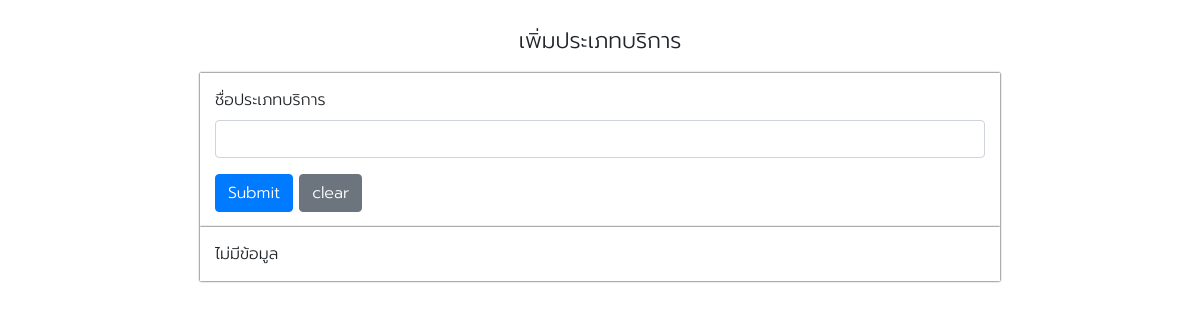
The app's page /admin/registerServiceType.php, older data.
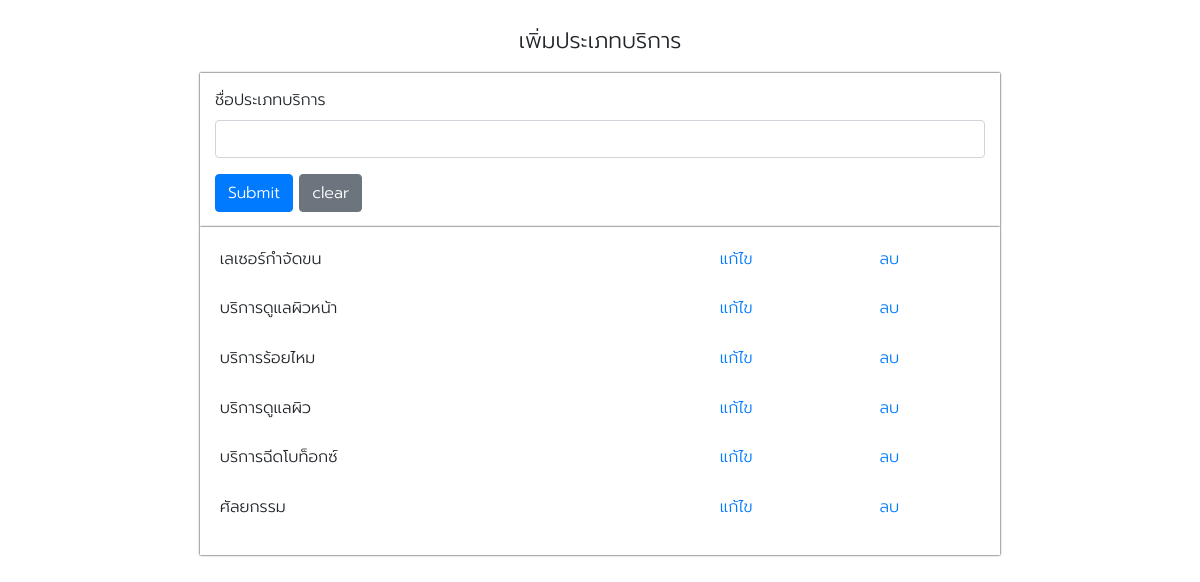
The same page, newer data.
### tables this page shows
CREATE TABLE `servicetype` (
  `serviceType_ID` int(5) NOT NULL,
  `serviceType_Name` varchar(50) DEFAULT NULL
);

### admin/registerServiceType.php (the view, shortened to what this page needs)
<!DOCTYPE html>
<html lang="en" dir="ltr">
  <head>
    <link rel="stylesheet" href="../css/bootstrap.css">
    <link rel="stylesheet" href="../css/webstyle.css">
    <link rel="stylesheet" href="https://cdnjs.cloudflare.com/ajax/libs/animate.css/4.1.1/animate.min.css"  />
  </head>
  <body class="Myfont">
  <?php    include ('navbar.php');  ?>
        <br>
        <p class="text-center" style="font-size:22px;" name="register">เพิ่มประเภทบริการ</p>
        <div class="container col-lg-8" style="box-shadow:0px 0px 2px #000; padding:15px; background-color: #FFF;">
        <form action="AddServiceType.php" method="post" enctype="multipart/form-data">
        <div class="form-group">
        <label for="serviceType_Name">ชื่อประเภทบริการ</label>
        <input  name="serviceType_Name" id="serviceType_Name" type="text" class="form-control "  required >
        </div>
        <button name="submit" type="submit" class="btn btn-primary">Submit</button>
        <button type="clear" class="btn btn-secondary">clear</button>
        </form>
        </div>
   <div class="container col-lg-8" style="box-shadow:0px 0px 2px #000; padding:15px; background-color: #FFF;">
    <?php
      $query1 = "SELECT * FROM servicetype ";
      $result1 = mysqli_query($dbConnect, $query1);
      if(mysqli_affected_rows($dbConnect)==0){
        echo "ไม่มีข้อมูล";
      ?>
    <?php } while($row2 = mysqli_fetch_array($result1)){ ?>
      <div class="table-responsive ">
     <table class=" table table-sm text-left table-hover table-borderless ">
      <tr>
        <td width="500"><a><?php echo $row2['serviceType_Name']; ?></a></td>
        <td>  <a href="editeServiceType.php?serviceType_ID=<?=$row2['serviceType_ID'];?>" >แก้ไข</a></td>
        <td><a onclick="return confirm('confirm Delete ?')"  href="deleteServiceType.php?serviceType_ID=<?=$row2['serviceType_ID']; ?>" >ลบ</a></td>
      </tr>
</table>
</div>
<?php }  ?>
</div>
<br><br>
</body>
</html>

### css/webstyle.css (style rules this page uses)
.Myfont { font-family: 'Prompt-Light'; }

Row changes from the older to the newer data that the page shows:
added servicetype: serviceType_Name "เลเซอร์กำจัดขน"
added servicetype: serviceType_Name "บริการดูแลผิวหน้า"
added servicetype: serviceType_Name "บริการร้อยไหม"
added servicetype: serviceType_Name "บริการดูแลผิว"
added servicetype: serviceType_Name "บริการฉีดโบท็อกซ์"
added servicetype: serviceType_Name "ศัลยกรรม"
Text that changed along with them:
text no longer shown: "ไม่มีข้อมูล"
